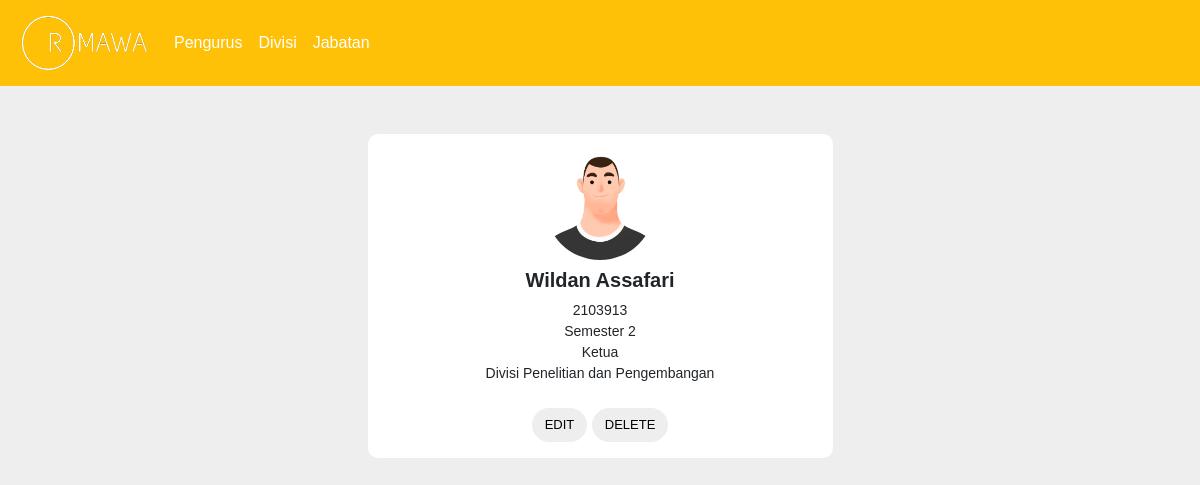
The page /detailPengurus.php?id_pengurus=5 on the database its author committed.
### tables this page shows
CREATE TABLE `pengurus` (
  `id_pengurus` int(11) NOT NULL,
  `nim` varchar(20) DEFAULT NULL,
  `nama` varchar(50) DEFAULT NULL,
  `semester` int(10) DEFAULT NULL,
  `foto` varchar(200) DEFAULT '',
  `id_bidang` int(11) DEFAULT NULL
);

CREATE TABLE `bidang_divisi` (
  `id_bidang` int(11) NOT NULL,
  `jabatan` varchar(50) DEFAULT NULL,
  `id_divisi` int(11) DEFAULT NULL
);

CREATE TABLE `divisi` (
  `id_divisi` int(11) NOT NULL,
  `nama_divisi` varchar(50) DEFAULT NULL
);

### conf.php (called while the page is built)
<?php
$db_host = "localhost";
$db_user = "root";
$db_pass = "";
$db_name = "db_dpbo_tp2";
?>

### includes/DB.class.php (called while the page is built, shortened)
<?php
class DB
{
    var $db_host = "";
    var $db_user = "";
    var $db_pass = "";
    var $db_name = "";
    var $db_link = "";
    var $result = 0;
    function __construct($db_host = '', $db_user = '', $db_pass = '', $db_name = '')
    {
        $this->db_host = $db_host;
        $this->db_user = $db_user;
        $this->db_pass = $db_pass;
        $this->db_name = $db_name;
    }
    function open()
    {
        $this->db_link = mysqli_connect($this->db_host, $this->db_user, $this->db_pass, $this->db_name);
    }
    function execute($query = "")
    {
        $this->result = mysqli_query($this->db_link, $query);
        return $this->result;
    }
    function getResult()
    {
        return mysqli_fetch_array($this->result);
    }
}
?>

### includes/Pengurus.class.php (called while the page is built, shortened)
<?php
class Pengurus extends DB{
    function getDetailPengurus($id){
        $query = "SELECT * FROM pengurus where  id_pengurus  = '$id'";
        return $this->execute($query);
    }
}
?>

### includes/Bidang_Divisi.class.php (called while the page is built, shortened)
<?php
class Bidang_Divisi extends DB{
    function getJabatan($id){
        $query = "SELECT * FROM bidang_divisi where id_bidang  = '$id'";
        return $this->execute($query);
    }
}
?>

### includes/Divisi.class.php (called while the page is built, shortened)
<?php
class Divisi extends DB{
    function getDivisiName($id){
        $query = "SELECT * FROM divisi where id_divisi  = '$id'";
        return $this->execute($query);
    }
}
?>

### detailPengurus.php (the view, shortened to what this page needs)
<?php
include("conf.php");
include("includes/DB.class.php");
include("includes/Pengurus.class.php");
include("includes/Divisi.class.php");
include("includes/Bidang_Divisi.class.php");
$id_pengurus = $_GET['id_pengurus'];
$pengurus = new Pengurus($db_host, $db_user, $db_pass, $db_name);
$pengurus->open();
$divisi = new Divisi($db_host, $db_user, $db_pass, $db_name);
$divisi->open();
$bidang_divisi = new Bidang_Divisi($db_host, $db_user, $db_pass, $db_name);
$bidang_divisi->open();
$pengurus->getDetailPengurus($id_pengurus);
$data = $pengurus->getResult();
$bidang_divisi->getJabatan($data['id_bidang']);
$jabatan = $bidang_divisi->getResult();
$divisi->getDivisiName($jabatan['id_divisi']);
$nama_divisi = $divisi->getResult();
?>
<!doctype html>
<html>
    <head>
        <link href='https://stackpath.bootstrapcdn.com/bootstrap/5.0.0-alpha1/css/bootstrap.min.css' rel='stylesheet'>
        <link rel="stylesheet" href="assets/css/style.css">
</head>
<body>
  <nav class="navbar navbar-expand-lg navbar-dark bg-warning p-2 text-dark">
      <div class="container-fluid">
          <a class="navbar-brand" href="index.php">
            <img src="assets/images/ormawa.png" width="130" height="60" class="d-inline-block align-top" alt="">
          </a>
        <div class="collapse navbar-collapse" id="navbarSupportedContent">
          <ul class="navbar-nav me-auto mb-2 mb-lg-0">
            <li class="nav-item">
              <a class="nav-link active" aria-current="page" href="index.php">Pengurus</a>
            </li>
            <li class="nav-item">
              <a class="nav-link active" aria-current="page" href="divisi.php">Divisi</a>
            </li>
            <li class="nav-item">
              <a class="nav-link active" aria-current="page" href="bidang_divisi.php">Jabatan</a>
            </li>
          </ul>
        </div>
      </div>
  </nav>
  <div class="container mt-5 mb-5 element">
    <div class="col-md-5">
        <div class="card p-2 py-3 text-center">
            <div class="img mb-2"> <img src="assets/images/<?= $data['foto'] ?>" width="110" height="110" class="rounded-circle"> </div>
            <h5 class='mb-0'><strong> <?= $data['nama'] ?> </strong></h5>
            <small> <?= $data['nim'] ?></small>
            <small>Semester  <?= $data['semester'] ?></small>
            <small> <?= $jabatan['jabatan'] ?></small>
            <small>Divisi  <?= $nama_divisi['nama_divisi'] ?></small>
            <div class="mt-4 apointment">
                <button class="btn btn-warning text-uppercase"> <a href="editPengurus.php?id_edit=<?= $data['id_pengurus'] ?>">Edit</button>
                <button class="btn btn-warning text-uppercase"><a href="detailPengurus.php?id_hapus=<?= $data['id_pengurus'] ?>">Delete</button>
            </div>
        </div>
    </div>
  </div>
</body>
</html>

### assets/css/style.css (style rules this page uses)
body { background-color: #FFEBEE }
body { font-family: 'Maven Pro', sans-serif; background-color: #eee; }
a { text-decoration: none; color: black; }
.mb-0 { padding-bottom: 8px; }
.card { border: none; border-radius: 10px; transition: all 1s; cursor: pointer }
.apointment button { border-radius: 20px; background-color: #eee; color: #000; border-color: #eee; font-size: 13px }
.element { display: flex; justify-content: center; }

### rows shown on the page
pengurus: foto (picture), nama "Wildan Assafari", nim "2103913", semester "2"
bidang_divisi: jabatan "Ketua"
divisi: nama_divisi "Penelitian dan Pengembangan"
